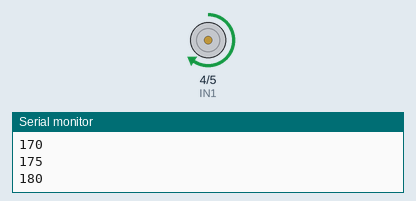
The sketch below on a simulated ESP32. On the bench: motor-driver pin pairs drawn as motors (green arrow = first pin HIGH = forward, orange = second pin HIGH = backward, longer = more drive, scaled by the enable pin), the last lines printed to the serial monitor.

Above: at 0.05 s.
At 0.55 s:
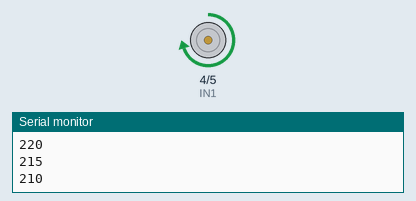
At 1.25 s:
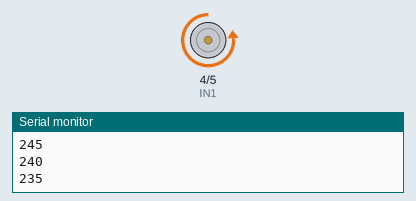
At 1.55 s:
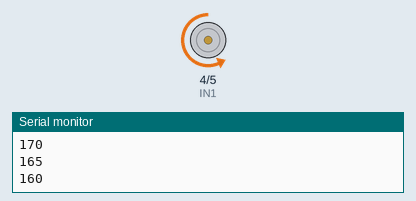
Timing chart, 0 to 3.8 s (numbered marks = the images above):
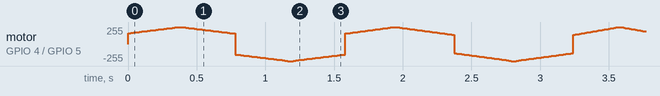

The sketch:

chirp__1_.ino
```cpp
#define EN1 15
#define IN1 4
#define IN2 5

const int channel=0;
const int resolution=8;
const int freq=20000;
int d_min = 165;
int dmax = 255;
int dutycicle = d_min;


void setup() {
 Serial.begin(115200);
 ledcSetup(channel, freq, resolution);
 ledcAttachPin(EN1, channel);
 pinMode(IN1, OUTPUT);
 pinMode(IN2, OUTPUT);
 //pinMode(EN1, OUTPUT);
}

void loop() {
  frecuencia(20,160);
  frecuencia(18,140);
  frecuencia(14,120);
  frecuencia(18,140);


}

void frecuencia(int f,int dmin){
  digitalWrite(IN1, HIGH);      //Derecha
  digitalWrite(IN2, LOW);
  while(dutycicle<=dmax){
    ledcWrite(channel, dutycicle);
    dutycicle=dutycicle+5;
    Serial.println(dutycicle);
    delay(f);
  }
  dutycicle=dmax;
  while(dutycicle>=dmin){
    ledcWrite(channel, dutycicle);
    dutycicle=dutycicle-5;
    Serial.println(dutycicle);
    delay(f);
  }
  dutycicle=dmin;
  digitalWrite(IN1, LOW);      //IZQUIERDA
  digitalWrite(IN2, HIGH);
  while(dutycicle<=dmax){
    ledcWrite(channel, dutycicle);
    dutycicle=dutycicle+5;
    Serial.println(dutycicle);
    delay(f);
  }
  dutycicle=dmax;
  while(dutycicle>=dmin){
    ledcWrite(channel, dutycicle);
    dutycicle=dutycicle-5;
    Serial.println(dutycicle);
    delay(f);
  }
  dutycicle=dmin;
}
```
